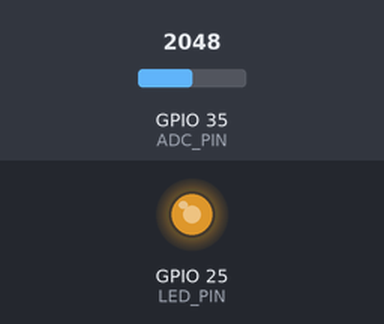
The sketch below on a simulated ESP32. Shown: output pins drawn as LEDs (lit = HIGH). The test bench sets the inputs (shaded band); at power-on: GPIO 35 (ADC_PIN) = 2048. What the sketch prints to the serial monitor is not drawn.

Above: at 5.8 s.
5.9 s: GPIO 35 (ADC_PIN) set to 2866
At 10.8 s:
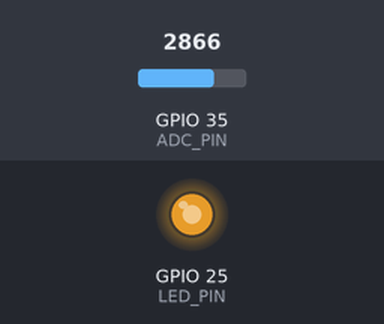
11.9 s: GPIO 35 (ADC_PIN) set to 2047
At 15.8 s:
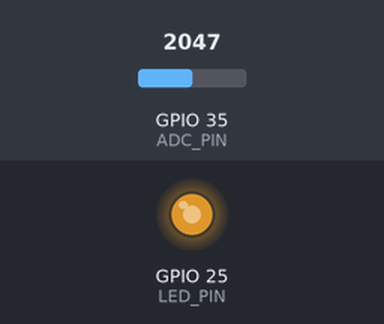
17.9 s: GPIO 35 (ADC_PIN) set to 3603
At 20.8 s:
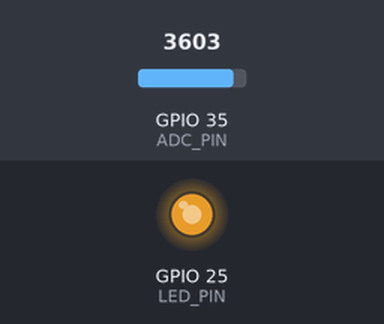
Timing chart, 0 to 22.3 s (numbered marks = the images above; inputs shaded):
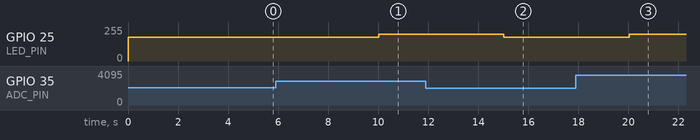

Measured:
- after the input at 5.9 s, GPIO 25 (LED_PIN): 180/255 → 200/255 after 4.1 s
- after the input at 11.9 s, GPIO 25 (LED_PIN): 200/255 → 180/255 after 3.1 s
- after the input at 17.9 s, GPIO 25 (LED_PIN): 180/255 → 200/255 after 2.1 s

The sketch:

Charge_Detection.ino
```cpp
const int ADC_PIN = 35;  // GPIO35 for voltage measurement
const int LED_PIN = 25;  // GPIO25 for DAC output
const float SCALE_FACTOR = 2.95*5.08/4.7;  // Adjustment for voltage divider

void setup() {
    Serial.begin(9600);
    Serial.println("Monitoring voltage and adjusting LED...");
}

void loop() {
    int adcValue = analogRead(ADC_PIN);  // Read ADC value (0-4095)
    float voltage = (adcValue / 4095.0) * 3.3 * SCALE_FACTOR;  // Adjusted voltage

    // Set LED brightness based on voltage conditions
    if (voltage >= 5.5) {
        dacWrite(LED_PIN, 200);
    } else if (voltage > 4.5 && voltage <= 5.5) {
        dacWrite(LED_PIN, 180);
    } else {
        dacWrite(LED_PIN, 160);
    }

    Serial.println("ADC Value: ");
    Serial.print(adcValue);
    Serial.println(" | Adjusted Voltage: ");
    Serial.print(voltage);


    delay(5000);  // Delay for stability
}
```
